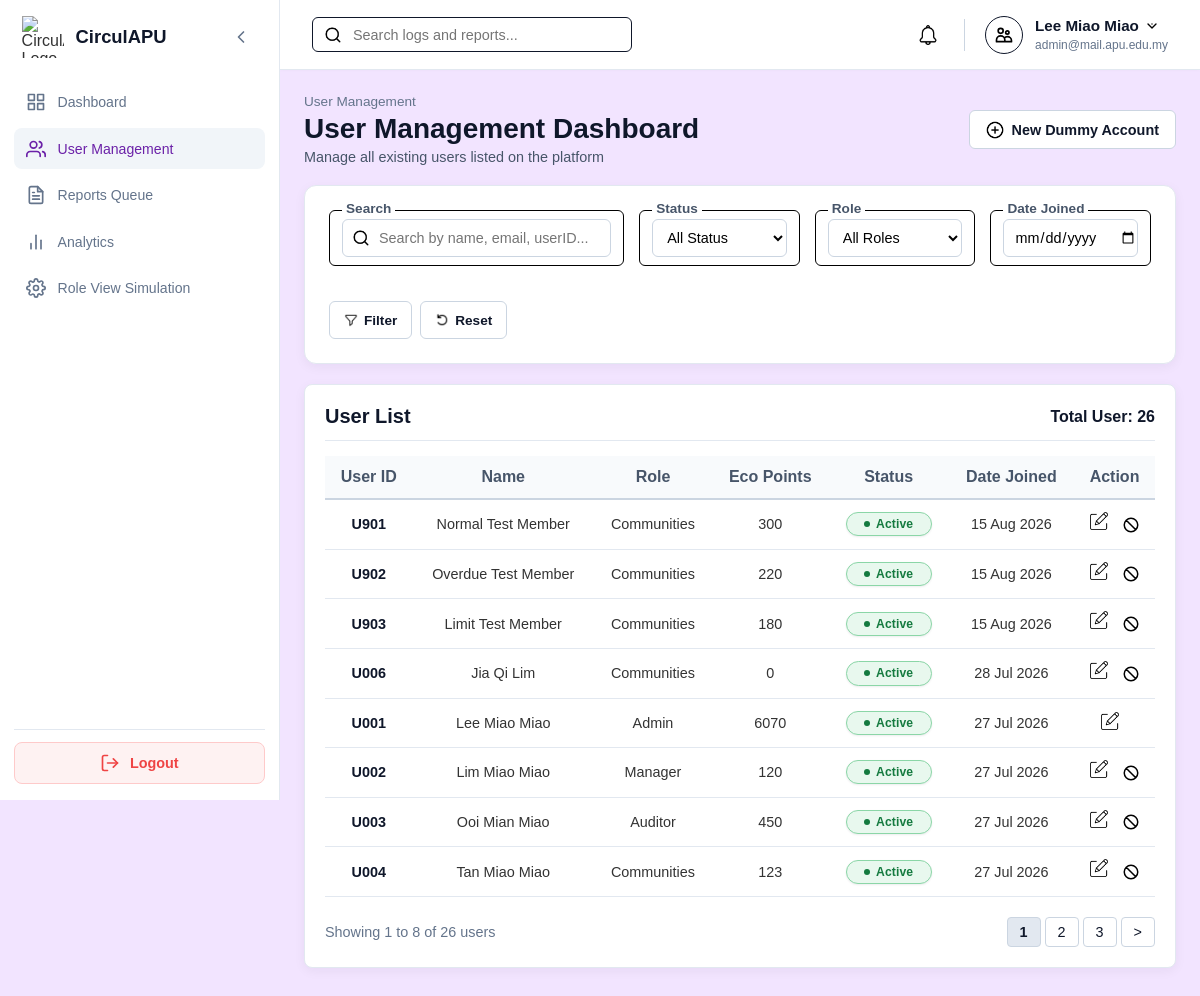
/Admin/user_management.php (signed in), run on the app's committed database.
### tables this page shows
CREATE TABLE `user` (
  `userID` varchar(10) NOT NULL,
  `name` varchar(100) NOT NULL,
  `email` varchar(100) NOT NULL,
  `password` varchar(255) NOT NULL,
  `role` enum('Member','Auditor','Manager','Admin') NOT NULL DEFAULT 'Member',
  `status` enum('Active','Suspended','Deleted') NOT NULL DEFAULT 'Active',
  `ecopoint` int(11) NOT NULL DEFAULT 0,
  `dateCreated` timestamp NOT NULL DEFAULT current_timestamp()
);

### Admin/user_management.php (the view, shortened to what this page needs)
<?php
require_once '../db.php';
$search = trim($_GET['search'] ?? '');
$status_filter = trim($_GET['status'] ?? '');
$role_filter = trim($_GET['role'] ?? '');
$date_filter = $_GET['date_joined'] ?? '';
$allowed_statuses = ['Active', 'Suspended'];
$allowed_roles = ['Admin', 'Manager', 'Auditor', 'Member'];
if (!in_array($status_filter, $allowed_statuses, true)) $status_filter = '';
if (!in_array($role_filter, $allowed_roles, true)) $role_filter = '';
$limit = 8;
$page = isset($_GET['page']) ? (int)$_GET['page'] : 1;
$sql = "SELECT * FROM user WHERE status != 'Deleted'";
$count_sql = "SELECT COUNT(*) as total FROM user WHERE status != 'Deleted'";
$params = [];
$types = "";
$stmt_count = $conn->prepare($count_sql);
$stmt_count->execute();
$total_users = $stmt_count->get_result()->fetch_assoc()['total'];
$total_pages = max(1, ceil($total_users / $limit));
$page = min($page, $total_pages);
$offset = ($page - 1) * $limit;
$sql .= " ORDER BY dateCreated DESC LIMIT ? OFFSET ?";
$params[] = $limit;
$params[] = $offset;
$types .= "ii";
$stmt = $conn->prepare($sql);
if (!empty($params)) {
    $stmt->bind_param($types, ...$params);
}
$stmt->execute();
$users_result = $stmt->get_result();
function userManagementUrl(int $target_page): string {
    global $search, $status_filter, $role_filter, $date_filter;
    $query = array_filter([
        'page' => $target_page,
        'search' => $search,
        'status' => $status_filter,
        'role' => $role_filter,
        'date_joined' => $date_filter
    ], static fn($value) => $value !== '');
    return '?' . http_build_query($query);
}
?>
<!DOCTYPE html>
<html lang="en">
<head>
    <link rel="stylesheet" href="../style.css">
    <link rel="stylesheet" href="admin_style.css">
</head>
<body class="role-admin">
    <div class="dashboard-container">
        <?php include '../sidebar.php'; ?>
        <div class="main-content">
            <?php include '../header.php'; ?>
            <main class="page-body">
                <div class="admin-page-header">
                    <div>
                        <p class="header-breadcrumb">User Management</p>
                        <h1 class="header-title">User Management Dashboard</h1>
                        <p class="header-subtitle">Manage all existing users listed on the platform</p>
                    </div>
                    <a href="create_dummy_account.php" class="btn-new-account">
                        <img src="../assets/icons/create.png" alt="Add">
                        New Dummy Account
                    </a>
                </div>
                <div class="content-card admin-filter-card">
                    <form method="GET" action="user_management.php" class="admin-filter-form">
                        <div class="field-box" style="flex: 2; min-width: 220px;">
                            <label>Search</label>
                            <div class="input-wrapper">
                                <img src="../assets/icons/search.png" alt="Search" class="search-icon">
                                <input type="text" name="search" class="filter-input" placeholder="Search by name, email, userID..." value="<?php echo htmlspecialchars($search); ?>">
                            </div>
                        </div>
                        <div class="field-box" style="flex: 1; min-width: 140px;">
                            <label>Status</label>
                            <select name="status" class="filter-select">
                                <option value="">All Status</option>
                            </select>
                        </div>
                        <div class="field-box" style="flex: 1; min-width: 140px;">
                            <label>Role</label>
                            <select name="role" class="filter-select">
                                <option value="">All Roles</option>
                            </select>
                        </div>
                        <div class="field-box" style="flex: 1; min-width: 140px;">
                            <label>Date Joined</label>
                            <input type="date" name="date_joined" class="filter-input" style="padding-left: 10px;" value="<?php echo htmlspecialchars($date_filter); ?>">
                        </div>
                        <div class="admin-filter-actions">
                            <button type="submit" class="btn-filter-submit">
                                <img src="../assets/icons/filter.png" alt="Filter"> Filter
                            </button>
                            <a href="user_management.php" class="btn-filter-reset">
                                <img src="../assets/icons/reset.png" alt="Reset"> Reset
                            </a>
                        </div>
                    </form>
                </div>
                <div class="content-card admin-table-card">
                    <div class="table-header-bar">
                        <h2>User List</h2>
                        <span class="total-count">Total User: <?php echo $total_users; ?></span>
                    </div>
                    <table class="admin-user-table">
                        <thead>
                            <tr>
                                <th>User ID</th>
                                <th>Name</th>
                                <th>Role</th>
                                <th>Eco Points</th>
                                <th>Status</th>
                                <th>Date Joined</th>
                                <th>Action</th>
                            </tr>
                        </thead>
                        <tbody>
                            <?php if ($users_result->num_rows > 0): ?>
                                <?php while ($user = $users_result->fetch_assoc()): ?>
                                    <tr>
                                        <td class="col-userid"><?php echo htmlspecialchars($user['userID']); ?></td>
                                        <td><?php echo htmlspecialchars($user['name']); ?></td>
                                        <td>
                                            <?php
                                                $role_display = $user['role'] === 'Member' ? 'Communities' : htmlspecialchars($user['role']);
                                                echo $role_display;
                                            ?>
                                        </td>
                                        <td><?php echo (int)$user['ecopoint']; ?></td>
                                        <td>
                                            <span class="status-badge <?php echo strtolower($user['status']); ?>">
                                                <?php echo htmlspecialchars($user['status']); ?>
                                            </span>
                                        </td>
                                        <td><?php echo date('j M Y', strtotime($user['dateCreated'])); ?></td>
                                        <td>
                                            <a href="admin_edit_user.php?id=<?php echo urlencode($user['userID']); ?>" title="Edit User" class="action-icon edit-icon">
                                                <img src="../assets/icons/edit.png" alt="Edit">
                                            </a>
                                            <?php if ($user['userID'] !== $_SESSION['user_id']): ?>
                                                <form method="POST" action="admin_toggle_status.php" class="inline-action-form" onsubmit="return confirm('Change this user’s status to <?php echo $user['status'] === 'Active' ? 'Suspended' : 'Active'; ?>?');">
                                                    <button type="submit" title="<?php echo $user['status'] === 'Active' ? 'Suspend User' : 'Activate User'; ?>" class="action-icon action-icon-button">
                                                        <img src="../assets/icons/ban.svg" alt="Toggle Status">
                                                    </button>
                                                </form>
                                            <?php endif; ?>
                                        </td>
                                    </tr>
                                <?php endwhile; ?>
                            <?php else: ?>
                                <tr>
                                    <td colspan="7" class="table-empty-msg">No users found matching your search criteria.</td>
                                </tr>
                            <?php endif; ?>
                        </tbody>
                    </table>
                    <div class="admin-pagination-footer">
                        <span class="pagination-info">
                            Showing <?php echo ($total_users > 0) ? $offset + 1 : 0; ?> to <?php echo min($offset + $limit, $total_users); ?> of <?php echo $total_users; ?> users
                        </span>
                        <div class="pagination-controls">
                            <?php for ($i = max(1, $page - 2); $i <= min($total_pages, $page + 2); $i++): ?>
                                <a href="<?php echo htmlspecialchars(userManagementUrl($i)); ?>" class="pagination-btn <?php echo $page == $i ? 'active' : ''; ?>"><?php echo $i; ?></a>
                            <?php endfor; ?>
                            <?php if ($page < $total_pages): ?>
                                <a href="<?php echo htmlspecialchars(userManagementUrl($page + 1)); ?>" class="pagination-btn">&gt;</a>
                            <?php endif; ?>
                        </div>
                    </div>
                </div>
            </main>
        </div>
    </div>
</body>
</html>

### style.css (style rules this page uses)
:root { --sidebar-width: 280px; --sidebar-collapsed-width: 80px; --header-height: 70px; --transition-speed: 0.3s; }
body.role-admin { --primary-color: #6b21a8; --primary-hover: #581c87; --bg-color: #f2e4ff; --card-bg: #ffffff; --badge-bg: #f3e8ff; --badge-text: #6b21a8; --border-color: #e2e8f0; }
body { --primary-color: #333333; --primary-hover: #000000; --bg-color: #f7f9fc; --card-bg: #ffffff; --badge-bg: #e0e0e0; --badge-text: #333333; --border-color: #e2e8f0; }
* { box-sizing: border-box; margin: 0; padding: 0; font-family: Arial, Helvetica, sans-serif; }
html, body { width: 100%; min-height: 100vh; background-color: var(--bg-color); color: #333333; }
.dashboard-container { display: flex; width: 100vw; min-height: 100vh; position: relative; background-color: var(--bg-color); }
.main-content { margin-left: var(--sidebar-width); width: calc(100vw - var(--sidebar-width)); min-height: 100vh; display: flex; flex-direction: column; flex-grow: 1; transition: margin-left var(--transition-speed) ease-in-out, width var(--transition-speed) ease-in-out; }
.page-body { padding: 1.5rem; flex-grow: 1; width: 100%; }
.content-card { min-width: 0; margin-bottom: 30px; padding: 24px; background-color: var(--card-bg); border: 1px solid var(--border-color); border-radius: 12px; box-shadow: 0 3px 12px rgba(15, 23, 42, 0.05); }
.field-box { position: relative; border: 1px solid #000000; border-radius: 6px; padding: 8px 12px; margin-bottom: 20px; background-color: #ffffff; }
.field-box label { position: absolute; top: -10px; left: 12px; background: #ffffff; padding: 0 4px; font-size: 0.85rem; color: #000000; }
.field-box input { width: 100%; border: none; outline: none; font-size: 1rem; padding: 6px 0; background: transparent; }
.input-wrapper { position: relative; display: flex; align-items: center; }
.input-wrapper input { width: 100%; padding: 12px 12px 12px 40px; border: 1px solid #000; border-radius: 6px; font-size: 1rem; outline: none; }

### data on the page
user: userID "U901", name "Normal Test Member", role "Communities", ecopoint "300", status "Active", dateCreated "15 Aug 2026"
user: userID "U902", name "Overdue Test Member", role "Communities", ecopoint "220", status "Active", dateCreated "15 Aug 2026"
user: userID "U903", name "Limit Test Member", role "Communities", ecopoint "180", status "Active", dateCreated "15 Aug 2026"
user: userID "U006", name "Jia Qi Lim", role "Communities", ecopoint "0", status "Active", dateCreated "28 Jul 2026"
user: userID "U001", name "Lee Miao Miao", role "Admin", ecopoint "6070", status "Active", dateCreated "27 Jul 2026"
user: userID "U002", name "Lim Miao Miao", role "Manager", ecopoint "120", status "Active", dateCreated "27 Jul 2026"
user: userID "U003", name "Ooi Mian Miao", role "Auditor", ecopoint "450", status "Active", dateCreated "27 Jul 2026"
user: userID "U004", name "Tan Miao Miao", role "Communities", ecopoint "123", status "Active", dateCreated "27 Jul 2026"

### other printed values
$user_name "Lee Miao Miao"
$user_email "admin@mail.apu.edu.my"
$total_users "26"
$offset + 1 "1"
min($offset + $limit, $total_users) "8"
